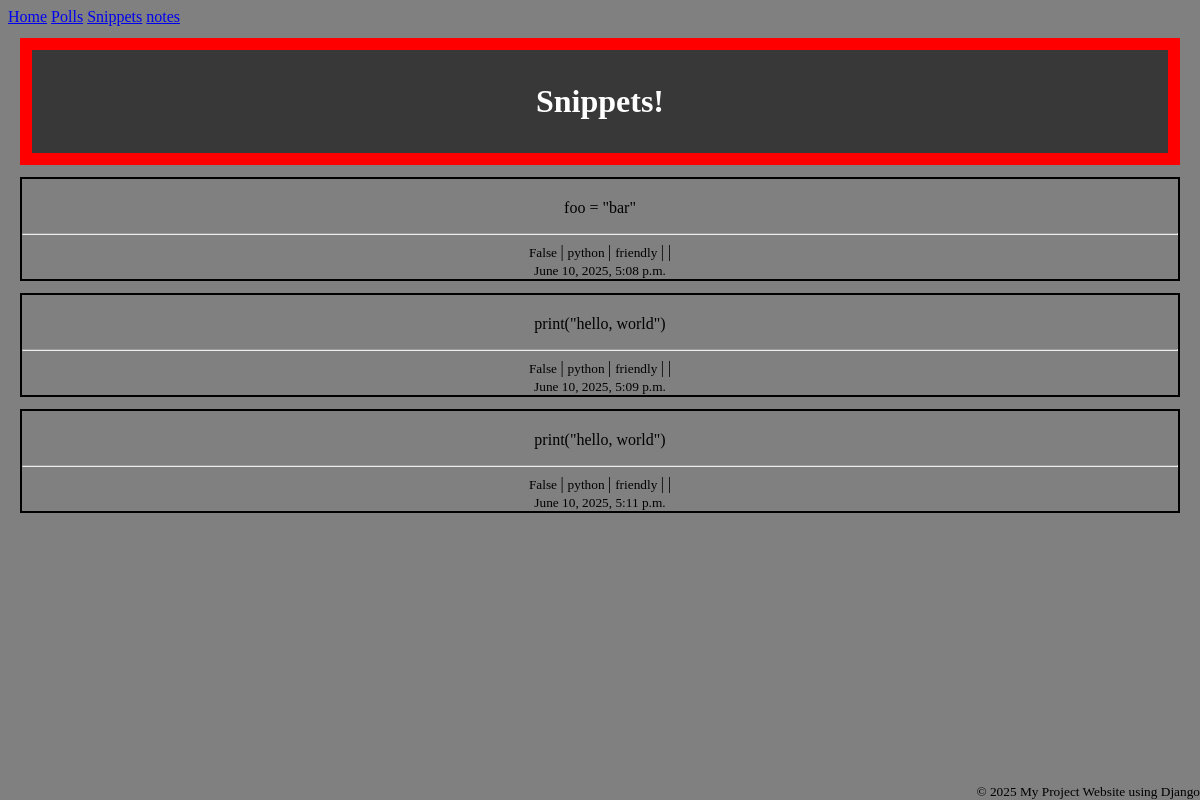
Before: /snippets/ with the older database file.
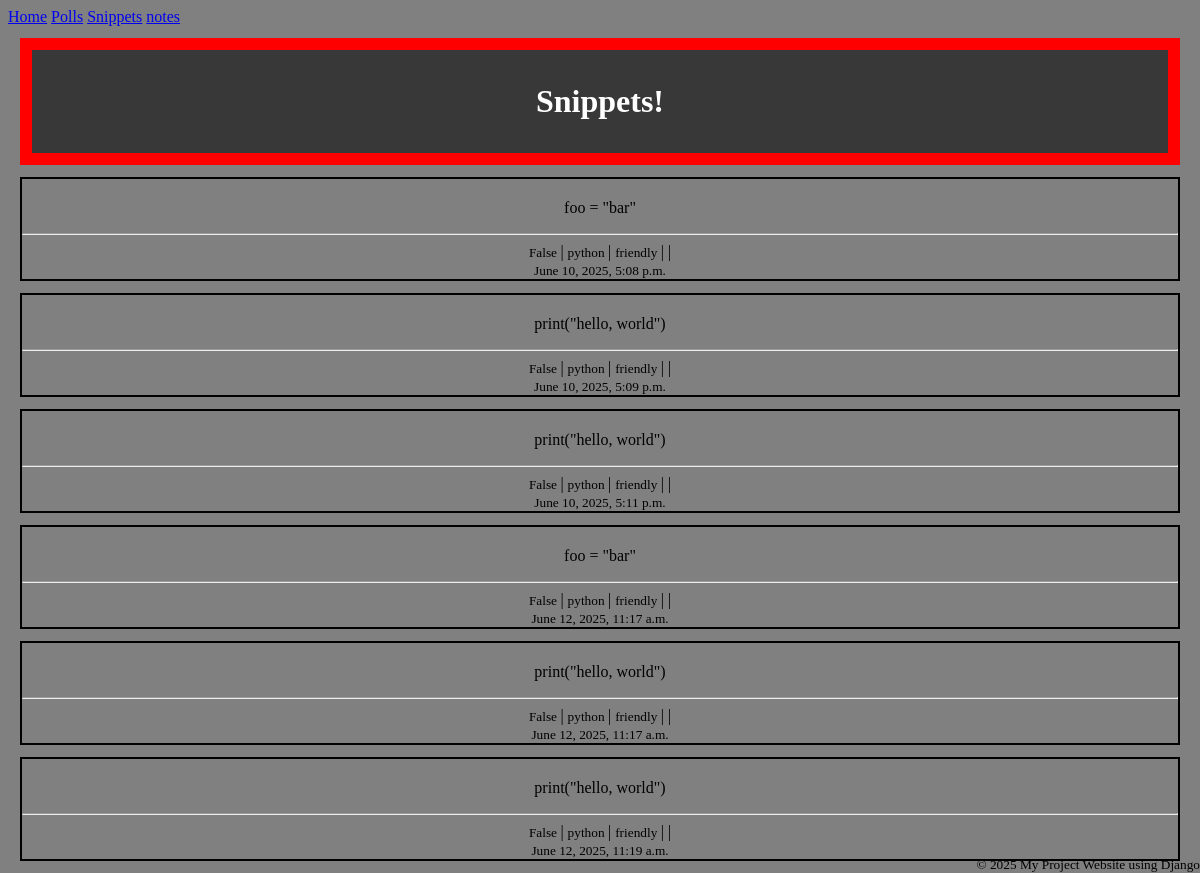
After: the same page with the newer database file.
### snippets/models.py (models this page shows, shortened)
class Snippet(models.Model):
    created = models.DateTimeField(auto_now_add=True)
    title = models.CharField(max_length=100, blank=True, default="")
    code = models.TextField()
    linenos = models.BooleanField(default=False)
    language = models.CharField(
        choices=LANGUAGE_CHOICES, default="python", max_length=100
    )
    style = models.CharField(choices=STYLE_CHOICES, default="friendly", max_length=100)
    owner = models.ForeignKey(
        "auth.User", related_name="snippets", on_delete=models.CASCADE
    )
    highlighted = models.TextField()
    class Meta:
        ordering = ["created"]

### frontend/views.py (the view)
# urls.py: path("snippets/", views.SnippetsPageView.as_view(), name= "snippets"),
class SnippetsPageView(ListView):
    template_name = "frontend/snippets.html"
    queryset = Snippet.objects.all()
    model = Snippet
    context_object_name = "snippets"
    paginate_by = 10

### frontend/templates/frontend/snippets.html (shortened to what this page needs)
{% extends 'frontend/base.html' %}
{% block content %}
    <div class="header">
        <h1> Snippets! </h1>
    </div>
    {% for content in snippets %}
    <article>
        <div style="border: 2px solid black; margin: 12px; text-align: center;">
            <p> {{ content.code }} </p>
            <hr>
            <small> {{ content.linenos }} </small> |
            <small> {{ content.language }} </small> |
            <small> {{ content.style }} </small> |
            <small> {{ content.owner }} </small> |
            <br>
            <small> {{ content.created }} </small>
        </div>
    </article>
    {% endfor %}
{% endblock %}

### frontend/templates/frontend/base.html (shortened to what this page needs)
{% load static %}
<!DOCTYPE html>
<html lang="en">
  <head>
    <link rel="stylesheet" href="{% static 'frontend/styles.css' %}" />
  </head>
  <nav>
    <a href="{% url 'home'%}"">Home</a>
    <a href="{% url 'polls'%}"">Polls</a>
    <a href="{% url 'snippets'%}"">Snippets</a>
    <a href="{% url 'notes'%}"">notes</a>
  </nav>
  <body>
    {% block content %}{% endblock %}
  </body>
  <footer
    class="text-end py-2 px-3 shadow-sm"
    style="position: fixed; bottom: 0; right: 0"
  >
    <small>&copy; 2025 My Project Website using Django</small>
  </footer>
</html>

### frontend/static/frontend/styles.css (style rules this page uses)
body { background-color: grey; }
.header { background-color: rgb(56, 56, 56); color: white; justify-content: center; text-align: center; margin: 1%; padding: 1%; border: 12px solid red; }

Changed rows visible on the page:
added Snippet: code "foo = \"bar\"", linenos "False", language "python", style "friendly", created "June 12, 2025, 11:17 a.m."
added Snippet: code "print(\"hello, world\")", linenos "False", language "python", style "friendly", created "June 12, 2025, 11:17 a.m."
added Snippet: code "print(\"hello, world\")", linenos "False", language "python", style "friendly", created "June 12, 2025, 11:19 a.m."
